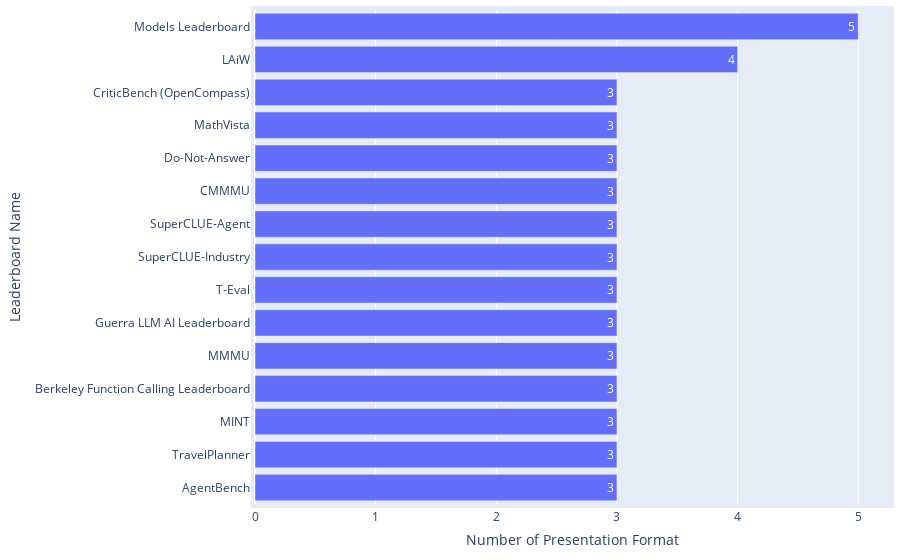

Notebook code for this chart:
### Code cell
df = pd.read_csv(path_paper / 'leaderboard_processed.csv')

statistics = {
    'Distribution': 'Presentation Formats across Leaderboard Systems',
    'Mean': np.mean(df['#Presentation format']),
    'Median': np.median(df['#Presentation format']),
    'IQR': df['#Presentation format'].quantile(0.75) - df['#Presentation format'].quantile(0.25),
}
df_statistics = pd.read_csv(path_paper / 'leaderboard_statistics.csv')
df_statistics = pd.concat([df_statistics, pd.DataFrame([statistics])], ignore_index=True)
df_statistics.drop_duplicates(subset=['Distribution'], keep='last', inplace=True)
df_statistics.sort_values(by='Distribution', inplace=True)
df_statistics.to_csv(path_paper / 'leaderboard_statistics.csv', index=False)

df_top = df.drop_duplicates(subset=['Leaderboard name']).sort_values(by='#Presentation format', ascending=False).head(15)
print(f"{df_top['Leaderboard name'].iloc[0]} supports the highest number of presentation formats up to {int(df_top['#Presentation format'].iloc[0])}.")

fig = go.Figure(go.Bar(
        x=df_top['#Presentation format'],  # Values for the bar lengths
        y=df_top['Leaderboard name'],  # Categories for each bar
        orientation='h',  # Sets the bars to be horizontal
        text=df_top['#Presentation format'],  # Adds the values as text on each bar
        textposition='auto'  # Automatically positions the text on the bars
))
fig.update_layout(
        xaxis_title='Number of Presentation Format',
        yaxis_title='Leaderboard Name',
        yaxis_autorange='reversed'  # This line makes the bars go top-down
)
# Update the layout for a tighter look
fig.update_layout(
    autosize=True,
    margin=dict(
        l=10,  # Left margin
        r=10,  # Right margin
        b=10,  # Bottom margin
        t=10,  # Top margin
        pad=4  # Padding between the plot and the margin
    )
)
fig.show()

### Figure 1 — Plotly figure (JSON) as saved in the notebook; plotly's stock layout.template omitted (floating-point values rounded to 4 significant figures)
{"data": [{"orientation": "h", "text": [5, 4, 3, 3, 3, 3, 3, 3, 3, 3, 3, 3, 3, 3, 3], "textposition": "auto", "type": "bar", "x": [5, 4, 3, 3, 3, 3, 3, 3, 3, 3, 3, 3, 3, 3, 3], "y": ["Models Leaderboard", "LAiW", "CriticBench (OpenCompass)", "MathVista", "Do-Not-Answer", "CMMMU", "SuperCLUE-Agent", "SuperCLUE-Industry", "T-Eval", "Guerra LLM AI Leaderboard", "MMMU", "Berkeley Function Calling Leaderboard", "MINT", "TravelPlanner", "AgentBench"]}], "layout": {"autosize": true, "margin": {"b": 10, "l": 10, "pad": 4, "r": 10, "t": 10}, "xaxis": {"title": {"text": "Number of Presentation Format"}}, "yaxis": {"autorange": "reversed", "title": {"text": "Leaderboard Name"}}}}
